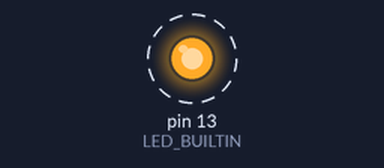
Recording of a sketch running on a simulated Arduino Uno, built with avr-gcc and run on an emulated ATmega328P. Shown: output pins drawn as LEDs (lit = HIGH). Dashed ring = blinking. What the sketch prints to the serial monitor is not drawn.

Above: at 0.2 s.
Timing chart, 0 to 3.0 s (numbered marks = the images above):
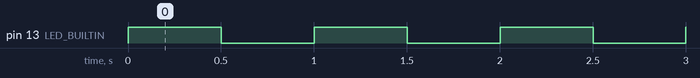

The sketch:

scheduler.ino
```cpp
/* Programador de Tareas

   Un TaskScheduler es un programador de tareas que permiten crear
   tareas periódicas sin tener que usar millis o condicionales.

   https://github.com/arkhipenko/TaskScheduler
*/

#include <TaskScheduler.h>

// Declarar las funciones a ejecutar como tareas
void led_blink();
void mensajito();

// Crear el Scheduler que se encargará de gestionar las tareas
Scheduler runner;

// Crear las tareas indicando el tiempo, para siempre, y la función
Task TareaLED(500, TASK_FOREVER, &led_blink);
Task TareaMSG(1000, TASK_FOREVER, &mensajito);

bool statusLED = false;

void setup() {

  Serial.begin(9600);
  pinMode(LED_BUILTIN, OUTPUT);

  // Añadir las tareas al programador de tareas
  runner.addTask(TareaLED);
  runner.addTask(TareaMSG);

  // Activar las tareas
  TareaLED.enable();
  TareaMSG.enable();
}

void loop() {

  // Ejecutar el runner en cada loop
  runner.execute();

}

// Función que hace destellar un LED
void led_blink() {
  statusLED = !statusLED;
  digitalWrite(LED_BUILTIN, statusLED);
}

// Función que escribe en el monitor serie
void mensajito() {
  Serial.println("Una segunda tarea en ejecución");
}
```

Measured:
- by itself, pin 13 (LED_BUILTIN): alternates HIGH for 0.50 s and LOW for 0.50 s
